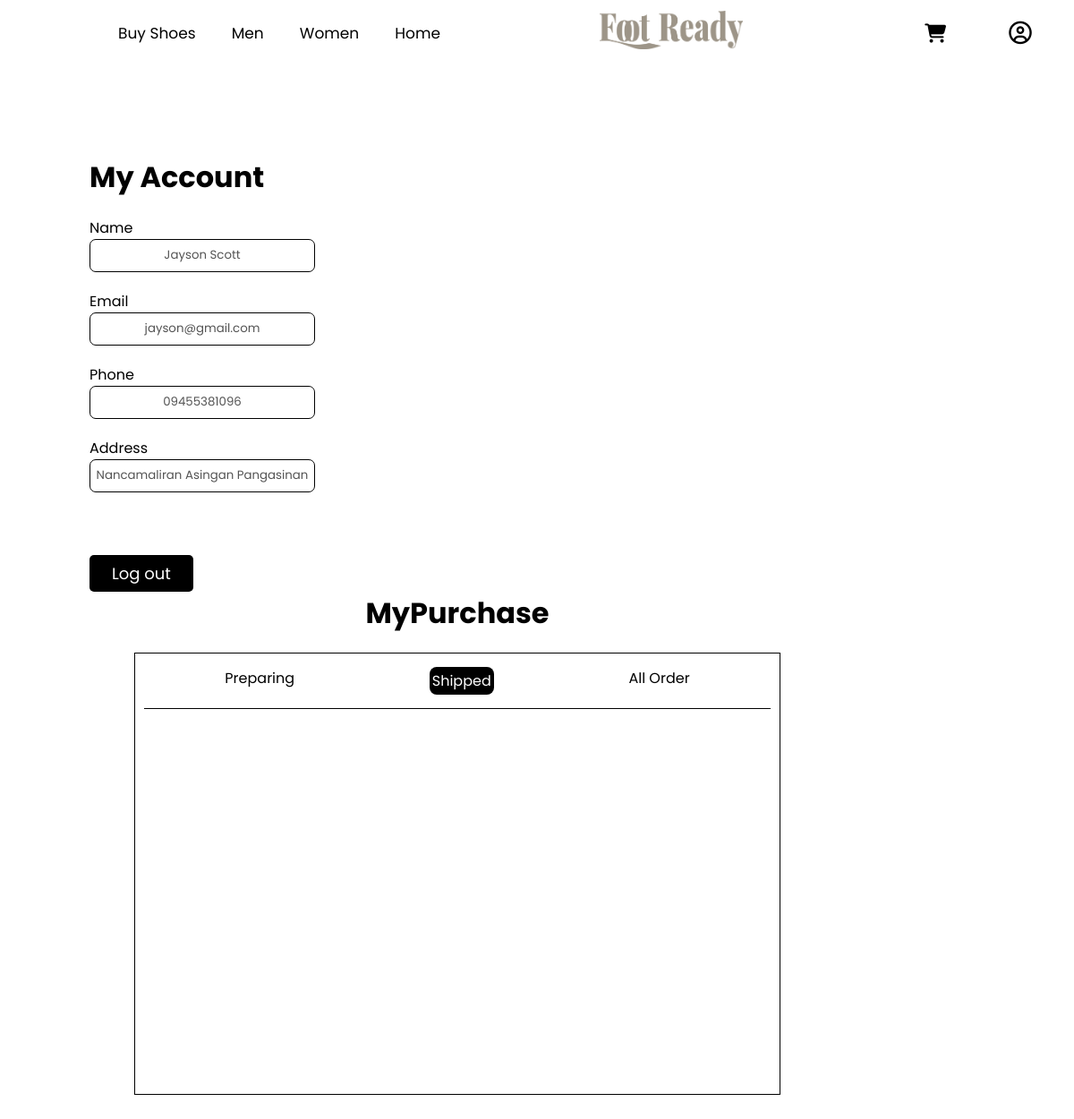
/customer/accountship.php (signed in), run on the app's committed database.
### tables this page shows
CREATE TABLE `customer` (
  `id` int(11) NOT NULL,
  `name` varchar(100) DEFAULT NULL,
  `email` varchar(100) DEFAULT NULL,
  `phone_number` varchar(100) DEFAULT NULL,
  `password` varchar(100) DEFAULT NULL,
  `country` varchar(100) DEFAULT NULL,
  `firstname` varchar(100) DEFAULT NULL,
  `lastname` varchar(100) DEFAULT NULL,
  `postalcode` varchar(50) DEFAULT NULL,
  `city` varchar(100) DEFAULT NULL,
  `region` varchar(100) DEFAULT NULL,
  `address` varchar(100) DEFAULT NULL,
  `total_cost` decimal(8,2) DEFAULT NULL,
  `method` varchar(50) DEFAULT NULL
);

### customer/accountship.php (the view, shortened to what this page needs)
<!DOCTYPE html>
<html lang="en">
<head>
    <link rel="stylesheet" href="./style/style.css?v=2">
    <link rel="stylesheet" href="./style/account.css?v=2">
</head>
<body>
    <?php include("navigation.php"); ?>
    <?php
    require 'connect.php';
    $id = isset($_SESSION["username"]) ? $_SESSION["username"] : null;
    $name = '';
    $email = '';
    $phone = '';
    $address = '';
    $sqltest = "SELECT * FROM customer WHERE email = '$id'";
    $query = mysqli_query($connect, $sqltest);
    while ($row = mysqli_fetch_array($query)) {
        $name = $row['name'];
        $email = $row['email'];
        $phone = $row['phone_number'];
        $address = $row['address'];
    }
    ?>
    <div class="account-container">
        <div class="account-my-container">
            <h1>My Account</h1>
            <label for="name">Name</label>
            <input type="text" value="<?php echo $name ?>" disabled>
            <label for="email">Email</label>
            <input type="text" disabled value="<?php echo $email ?>">
            <label for="phone">Phone</label>
            <input type="text" value="<?php echo $phone ?>" disabled>
            <label for="address">Address</label>
            <input type="text" value="<?php echo $address ?>" disabled>
            <form action="<?php htmlspecialchars($_SERVER["PHP_SELF"]) ?>" method="POST">
                <input name="logout" type="submit" value="Log out" class="acc-logout">
            </form>
        </div>
        <div class="account-pur-container">
            <a href="mypurchase.php" style="text-decoration: none; color:inherit">
                <h1>MyPurchase</h1>
            </a>
            <div class="purchase-container">
                <div class="a-list">
                    <a href="account.php">Preparing</a>
                    <a href="accountship.php" style="background-color: black; color: white; border-radius: 8px; padding:3px;">Shipped</a>
                    <a href="accountallorder.php">All Order</a>
                </div>
                <div class="overflow-container">
                </div>
            </div>
        </div>
    </div>
</body>
</html>

### customer/style/style.css (style rules this page uses)
* { margin: 0;; padding: 0; font-family: 'Poppins', sans-serif; }

### customer/style/account.css (style rules this page uses)
.account-container { display: flex; padding: 100px 100px; flex-wrap: wrap; }
.account-my-container { display: flex; flex-direction: column; gap: 10px; }
.account-my-container input:disabled { background-color: inherit; border: 1px solid black; border-radius: 7px; height: 35px; width: 250px; text-align:center; }
.account-my-container label { margin-bottom: -10px; margin-top: 10px; }
.acc-logout { border: none; background-color: black; color: white; font-size: large; padding: 7px 25px; border-radius: 5px; margin-top: 60px; cursor: pointer; }
.account-pur-container { display: flex; justify-content: center; align-items: center; flex-direction: column; margin-left: 200px; }
.purchase-container { border:1px solid black; width: 90vh; margin-top: 20px; }
.a-list { display: flex; justify-content: space-around; padding: 15px; border-bottom: 1px solid black; margin: 0 10px; }
.a-list a { text-decoration: none; color: inherit; }
.overflow-container { overflow-y: auto; height: 380px; padding-top: 50px; padding-left: 20px; padding-right: 20px; }
@media only screen and (max-width: 1401px) { .account-pur-container { margin-left: 50px; } }

### data on the page
customer: name "Jayson Scott", email "jayson@gmail.com", phone_number "09455381096", address "Nancamaliran Asingan Pangasinan"
